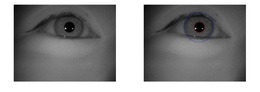
%> input picture Merged_L_135_02.jpg, 260 x 92 px, shrunk from 1628 x 573 before the run
$ octave --eval "result = Cut_Pupil_Boundary(imread('Merged_L_135_02.jpg'));"   (GNU Octave 9; MATLAB toolbox functions it lacks are replaced by stand-ins)
%> lines starting %> are read from the running program, lines starting %| are printed output that depends on the picture; in (x1, y1, x2, y2) boxes, pixels count from 0 and x2, y2 are one past the last pixel; in counts of white or black regions, pixels touching at a corner belong together; the program's own positions count from 1
%> in Cut_Pupil_Boundary, im is the input picture: size 92x260x3 uint8; mean R, G, B 145.6, 145.5, 145.7
### Set_Image_To_Logical.m
function [Output_Image] = Set_Image_To_Logical(Image,Size,Sensitivity)
%> called with Size = 10, Sensitivity = 0.8
% [9 lines of commented-out code are left out]

im = Image;
s = Size;
t = Sensitivity;

[h,w] = size(im);
%> h = 92; w = 780
out(480,640) = logical(false);
Sum_Table = zeros(h,w);

% 當 i = 1,j = 1 時
for i = 1:1 + s
    for j = 1:1 + s
        Sum_Table(1,1) = Sum_Table(1,1) + double(im(i,j));
    end
end
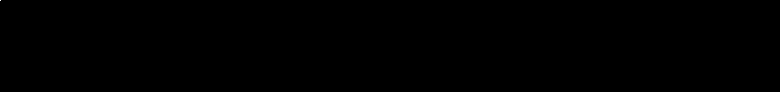
%> Sum_Table: size 92x780 double; values 0 (black) and 30844 (white), 0% white in thin lines or dots, all inside (x1, y1, x2, y2) = (0, 0, 1, 1)
% 當 i = 1, j = 1:w 時
for i = 2:w
    Sum_Table(1,i) = Sum_Table(1,i - 1);
    for j = 1:1 + s
        if i <= 1 + s
            Sum_Table(1,i) = Sum_Table(1,i) + double(im(j,i + s));
        elseif i <= w - s
            Sum_Table(1,i) = Sum_Table(1,i) + double(im(j,i + s));
            Sum_Table(1,i) = Sum_Table(1,i) - double(im(j,i - s - 1));
        else
            Sum_Table(1,i) = Sum_Table(1,i) - double(im(j,i - s - 1));
        end
    end
end
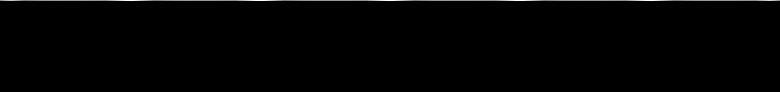
%> Sum_Table: size 92x780 double; 1.09% of pixels changed, all inside (x1, y1, x2, y2) = (1, 0, 780, 1); drawn with min black and max white

% 當 i = 1:h, j = 1 時
for i = 2:h
    Sum_Table(i,1) = Sum_Table(i - 1,1);
    for j = 1:1 + s
        if i <= 1 + s
            Sum_Table(i,1) = Sum_Table(i,1) + double(im(i + s,j));
        elseif i <= h - s
            Sum_Table(i,1) = Sum_Table(i,1) + double(im(i + s,j));
            Sum_Table(i,1) = Sum_Table(i,1) - double(im(i - s - 1,j));
        else
            Sum_Table(i,1) = Sum_Table(i,1) - double(im(i - s - 1,j));
        end
    end
end
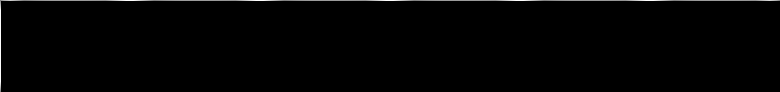
%> Sum_Table: size 92x780 double; 0.13% of pixels changed, all inside (x1, y1, x2, y2) = (0, 1, 1, 92); drawn with min black and max white

% 當 i = 2:h, j = 2:w 時
for i = 2:h
    for j = 2:w
        Upper_Left_pixel = double(0);
        Upper_Right_pixel = double(0);
        Lower_Left_pixel = double(0);
        Lower_Right_pixel = double(0);
        if i - s >= 1 && j - s >= 1
            Upper_Left_pixel = double(im(i - s,j - s));
        end
        if i - s >= 1 && j + s <= w
            Upper_Right_pixel = double(im(i - s,j + s));
        end
        if i + s <= h && j - s >= 1
            Lower_Left_pixel = double(im(i + s,j - s));
        end
        if i + s <= h && j + s <= w
            Lower_Right_pixel = double(im(i + s,j + s));
        end

        Sum_Table(i,j) = Sum_Table(i - 1,j) + Sum_Table(i,j - 1) - Sum_Table(i - 1,j - 1) - Lower_Left_pixel - Upper_Right_pixel + Upper_Left_pixel + Lower_Right_pixel;

    end
end
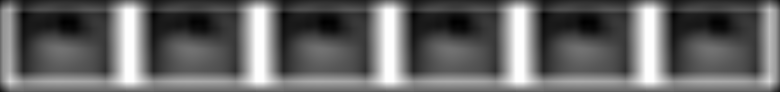
%> Sum_Table: size 92x780 double; min 22520, max 107610, mean 56961.3; drawn with min black and max white

for i = 1:h
    for j = 1:w
        height = s * 2 + 1;
        width = height;
        if i - s <= 1
            height = s + i;
        end
        if i + s >= h
            height = h - i + s + 1;
        end
        if j - s <= 1
            width = s + j;
        end
        if j + s >= w
            width = w - j + s + 1;
        end

        Count = height * width;;

        if (Sum_Table(i,j) / Count) * t < im(i,j)
            out(i,j) = true;
        end
    end
end
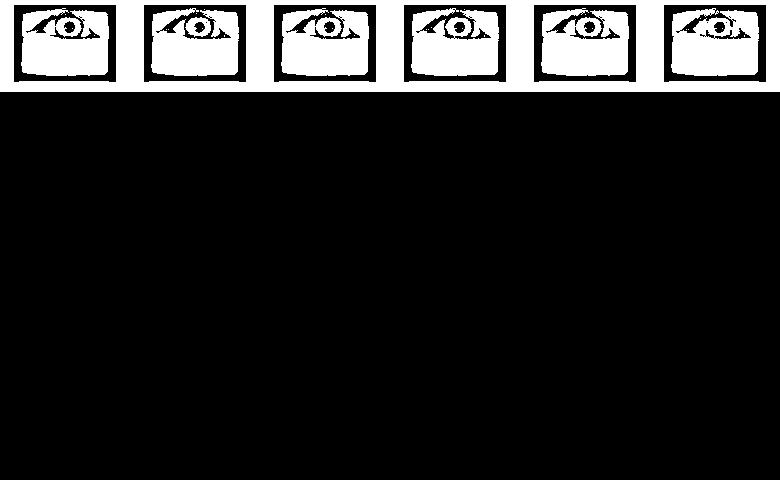
%> out: size 480x780 logical; 14.6% white; 34 white regions (26 under 20 px), largest, box (x1, y1, x2, y2) and area: (0, 0, 780, 92) 25176, (671, 8, 759, 76) 4931, (21, 8, 109, 76) 4897
Output_Image = out;

### Cut_Pupil_Boundary.m
function [Boundary_Points] = Cut_Pupil_Boundary(im)
%% Load Image
%im = imread('C:\Users\Tsao Jia Hao\Desktop\所有資料\20180626報告\20180626報告\IrisCollection\IrisCollection\Cartesian2\L\068_07.jpg');
%im = imresize(im, 0.5); % resize the image to reduce computation
%imshow(im);
%% Setting
Padding_Length = 10;
Sensitivity = 0.8;
Resize_Multi = 1;
im = imresize(im, Resize_Multi);
%% Find Pupillary Component
Logical_Image = Set_Image_To_Logical(im,Padding_Length,Sensitivity); %此的 Sensitivity value 如果能提高對找中心點有更高效果

Imcomplement_Logical_Image = imcomplement(Logical_Image);

Logical_Image_Connected_Components = bwconncomp(Imcomplement_Logical_Image); %求出多個連接的部分
%> Logical_Image_Connected_Components = 18 connected components

List = Logical_Image_Connected_Components.PixelIdxList;
%> List = 18 items

[~,Size_Of_List] = size(List);
%> Size_Of_List = 18

for i = 1 : Size_Of_List
    [Size_Of_Connected_Components(i),~] = size(List{1,i});
end
%> this loop made 18 passes
%> after the loop, Size_Of_Connected_Components = 18 values, max 302640 at index 1, min 1 at index 6, mean 17767
[~, Idx] = max(Size_Of_Connected_Components); %求出最大連接的部分
%> Idx = 1

Imcomplement_Logical_Image(1:end) = 0;
%> Imcomplement_Logical_Image: size 480x780 logical; every value is 0
Imcomplement_Logical_Image(Logical_Image_Connected_Components.PixelIdxList{Idx}) = 1;
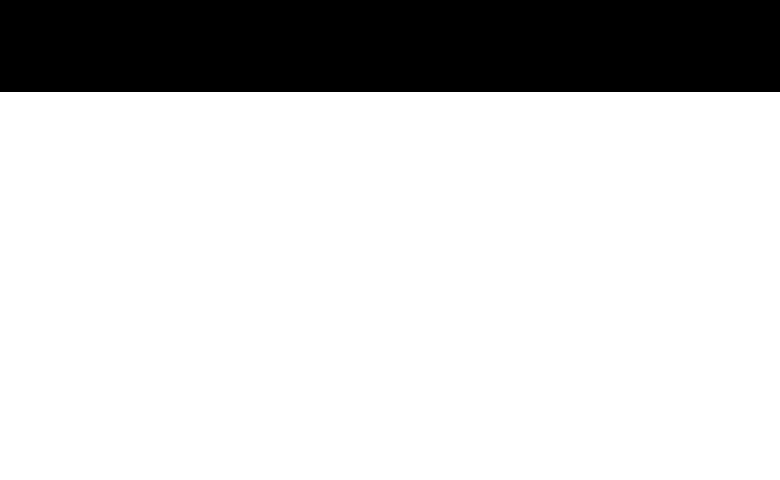
%> Imcomplement_Logical_Image: size 480x780 logical; 80.8% white; 1 black region, box (x1, y1, x2, y2) and area: (0, 0, 780, 92) 71760

[Im_Height,Im_Width] = size(im)
%> Im_Height = 92; Im_Width = 780
% [5 lines of commented-out code are left out]

BW_X_Axis_Value = ceil(Logical_Image_Connected_Components.PixelIdxList{Idx} / Im_Height);
BW_Y_Axis_Value = mod(Logical_Image_Connected_Components.PixelIdxList{Idx},Im_Height);
BW_Pupil_Img = zeros(Im_Height,Im_Width,'logical');
for i = 1:size(BW_Y_Axis_Value)
    BW_Pupil_Img(BW_Y_Axis_Value(i),BW_X_Axis_Value(i)) = 1;
end
%> this loop made 94 passes
%imshow(BW_Pupil_Img);
%% Get Pupillary Center and Radius and Boundary
BW_Y_Axis_Value_Diff = diff(BW_Y_Axis_Value);
Jump_Index = find(BW_Y_Axis_Value_Diff < 0);

%找上弦
Higher_Boundary_Points_X_Axis = [BW_X_Axis_Value(1);BW_X_Axis_Value(Jump_Index + 1)];
Higher_Boundary_Points_Y_Axis = [BW_Y_Axis_Value(1);BW_Y_Axis_Value(Jump_Index + 1)];

%找下弦
Lower_Boundary_Points_X_Axis = [BW_X_Axis_Value(Jump_Index);BW_X_Axis_Value(end)];
Lower_Boundary_Points_Y_Axis = [BW_Y_Axis_Value(Jump_Index);BW_Y_Axis_Value(end)];

%上下弦組合
Boundary_Points_X_Axis = [Higher_Boundary_Points_X_Axis;Lower_Boundary_Points_X_Axis];
Boundary_Points_Y_Axis = [Higher_Boundary_Points_Y_Axis;Lower_Boundary_Points_Y_Axis];

% [11 lines of commented-out code are left out]

Boundary_Points = [Boundary_Points_X_Axis Boundary_Points_Y_Axis] / Resize_Multi;
end
%> (the run ends here)

$ run again, on Merged_L_477_02.jpg
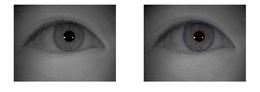
%> input picture Merged_L_477_02.jpg, 260 x 92 px, shrunk from 1628 x 573 before the run
%> in Cut_Pupil_Boundary, im is the input picture: size 92x260x3 uint8; mean R, G, B 145.4, 145.4, 145.5
%> after the loop in Set_Image_To_Logical, `for i = 2:h`:
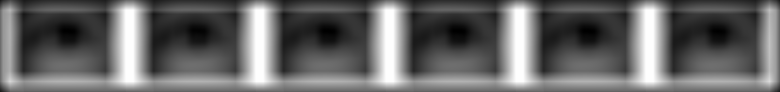
%> Sum_Table: size 92x780 double; min 21799, max 107610, mean 56919.1; drawn with min black and max white
%> after the loop in Set_Image_To_Logical, `for i = 1:h`:
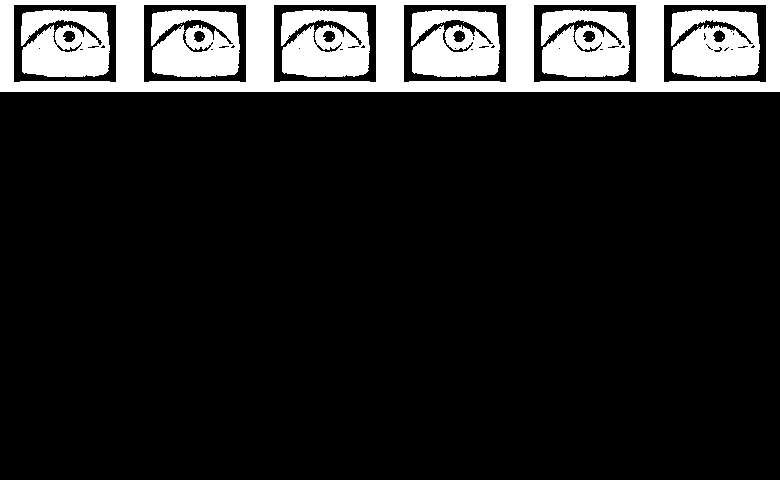
%> out: size 480x780 logical; 14.7% white; 19 white regions (12 under 20 px), largest, box (x1, y1, x2, y2) and area: (0, 0, 780, 92) 25179, (671, 10, 760, 77) 5022, (21, 10, 110, 77) 4955
%> Logical_Image_Connected_Components = 43 connected components
%> List = 43 items
%> Size_Of_List = 43
%> the loop in Cut_Pupil_Boundary, `for i = 1 : Size_Of_List` made 43 passes
%> after the loop in Cut_Pupil_Boundary, `for i = 1 : Size_Of_List`: Size_Of_Connected_Components = 43 values, max 302640 at index 1, min 1 at index 3, mean 7429.1
%> Idx = 1
%> the loop in Cut_Pupil_Boundary, `for i = 1:size(BW_Y_Axis_Value)` made 94 passes

$ run again, on Merged_L_680_02.jpg
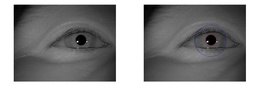
%> input picture Merged_L_680_02.jpg, 260 x 92 px, shrunk from 1628 x 573 before the run
%> in Cut_Pupil_Boundary, im is the input picture: size 92x260x3 uint8; mean R, G, B 142.9, 142.8, 143
%> after the loop in Set_Image_To_Logical, `for i = 2:h`:
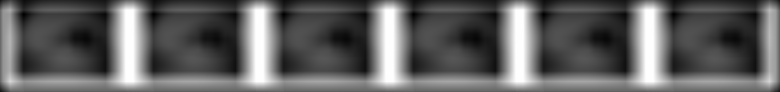
%> Sum_Table: size 92x780 double; min 23381, max 107607, mean 55880.7; drawn with min black and max white
%> after the loop in Set_Image_To_Logical, `for i = 1:h`:
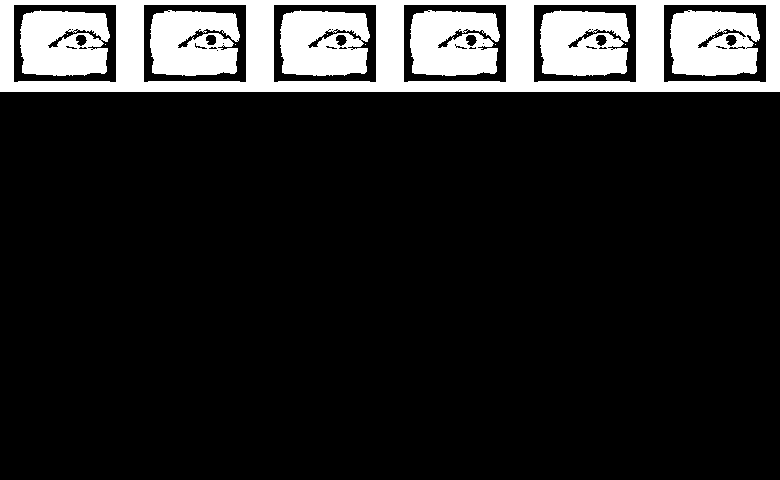
%> out: size 480x780 logical; 14.7% white; 19 white regions (12 under 20 px), largest, box (x1, y1, x2, y2) and area: (0, 0, 780, 92) 25188, (670, 10, 760, 76) 5008, (20, 10, 110, 76) 4994
%> Logical_Image_Connected_Components = 33 connected components
%> List = 33 items
%> Size_Of_List = 33
%> the loop in Cut_Pupil_Boundary, `for i = 1 : Size_Of_List` made 33 passes
%> after the loop in Cut_Pupil_Boundary, `for i = 1 : Size_Of_List`: Size_Of_Connected_Components = 33 values, max 302640 at index 1, min 1 at index 4, mean 9674.3
%> Idx = 1
%> the loop in Cut_Pupil_Boundary, `for i = 1:size(BW_Y_Axis_Value)` made 94 passes
